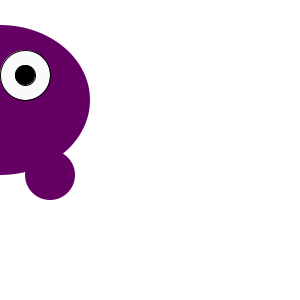
Frame 1 (no input)
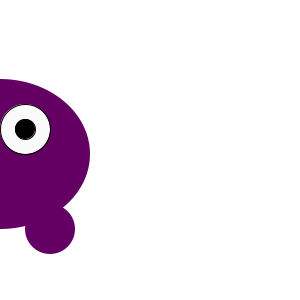
Frame 60 (the mouse pressed at the canvas centre just before this capture)
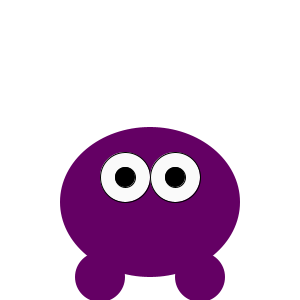
Frame 120 (the mouse held since frame 60 and released just before this capture)

The Processing sketch that drew these frames (run headless with seeded random() and noise(); from frame 60 on, the mouse is pressed at the canvas centre):

// Processing sketch: processing_123037
// ── processing_123037.pde

int monsterX;      
int monsterY;  
int richting;
int teller;
boolean test;

void setup() {
size (300,300);
monsterX = 100;    
monsterY = 100; 
richting = 6;
teller = 0;
test = true;

}

void draw () {
  
if (monsterY <0 || monsterY >300) {
  richting= -richting;
  teller = teller +1;
}

if (teller == 10) {
  teller = 0;
  test = !test;
}



background (255,255,255);
  
noStroke ();
if (test == true){fill (100,0,100);}
if (test == false){fill (100,0,0);}
ellipseMode (CENTER);
ellipse (mouseX-50,monsterY+75,50,50);  


if (test == true){fill (100,0,100);}
if (test == false){fill (100,0,0);}
ellipseMode (CENTER);
ellipse (mouseX+50,monsterY+75,50,50);  

if (test == true){fill (100,0,100);}
if (test == false){fill (100,0,0);}
ellipseMode (CENTER);
ellipse (mouseX,monsterY,180,150);


stroke (0,0,0);
fill (250,250,250);
ellipseMode (CENTER);
ellipse (mouseX-25,monsterY-25,50,50);


fill (0,0,0);
ellipseMode (CENTER);
ellipse (mouseX-25,monsterY-25,20,20);


stroke (0,0,0);
fill (250,250,250);
ellipseMode (CENTER);
ellipse (mouseX+25,monsterY-25,50,50);


fill (0,0,0);
ellipseMode (CENTER);
ellipse (mouseX+25,monsterY-25,20,20);

monsterY = monsterY + richting;   



}
  
